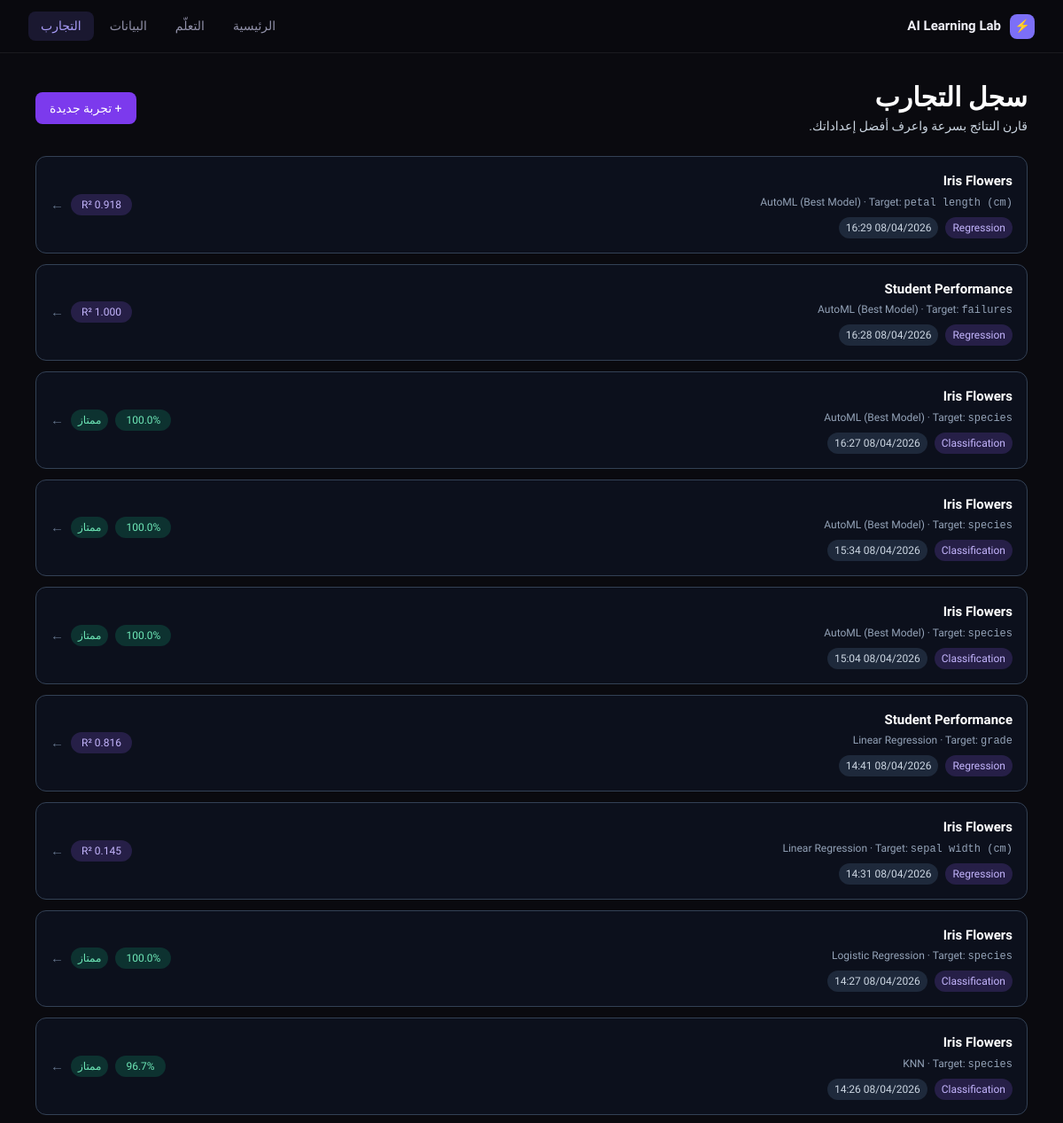
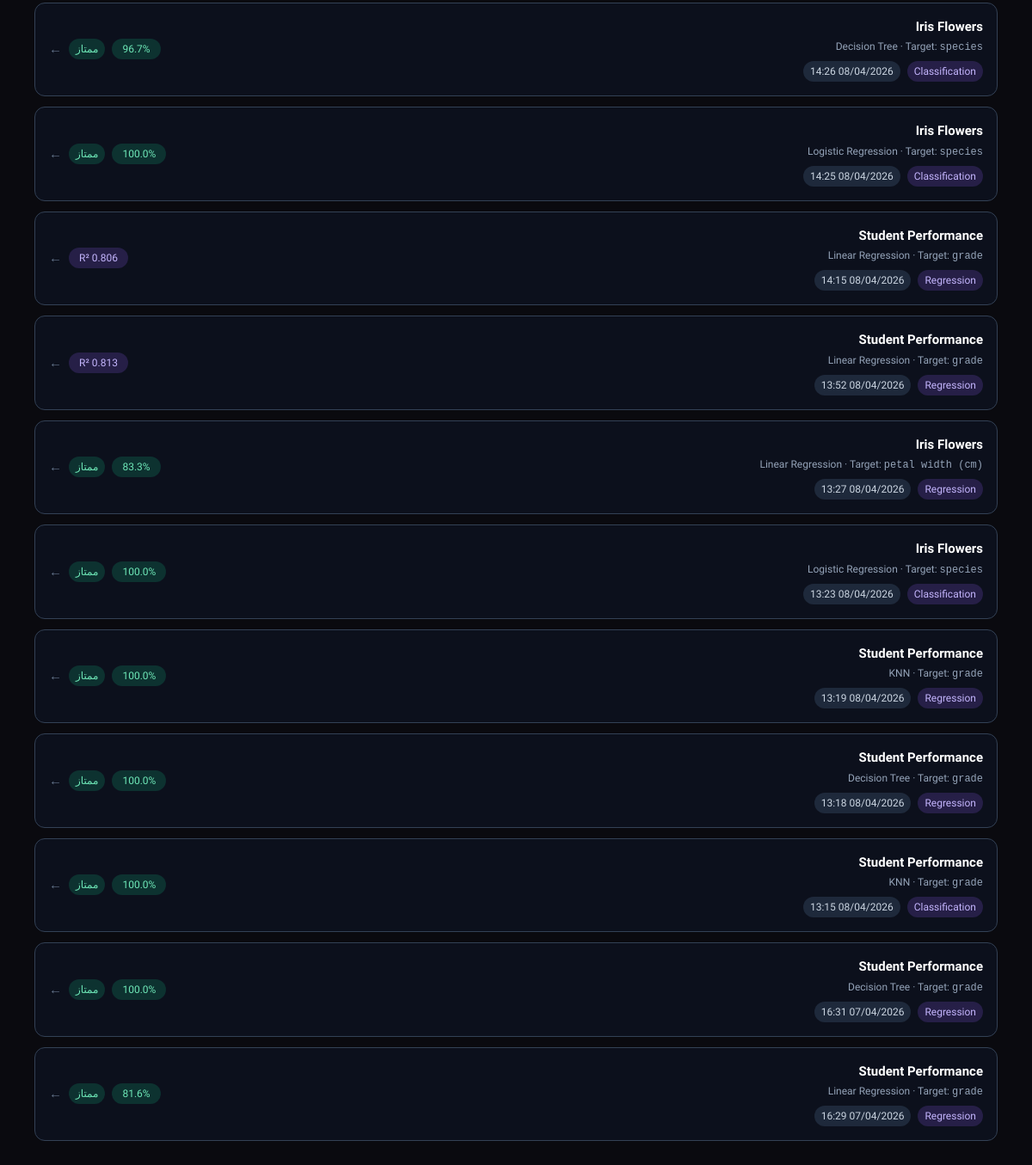
The app's page /experiments/ with its own data (2 pictures, top to bottom).
### experiments/models.py (models this page shows, shortened)
class Experiment(models.Model):
    ALGORITHM_CHOICES = [
        ('linear_regression', 'Linear Regression'),
        ('logistic_regression', 'Logistic Regression'),
        ('decision_tree', 'Decision Tree'),
        ('knn', 'KNN'),
        ('automl', 'AutoML (Best Model)'),
    ]
    PROBLEM_CHOICES = [
        ('regression', 'Regression'),
        ('classification', 'Classification'),
    ]
    dataset = models.ForeignKey(Dataset, on_delete=models.CASCADE)
    problem_type = models.CharField(max_length=20, choices=PROBLEM_CHOICES)
    algorithm = models.CharField(max_length=30, choices=ALGORITHM_CHOICES)
    target_column = models.CharField(max_length=100)
    test_size = models.FloatField(default=0.2)
    random_state = models.IntegerField(null=True, blank=True)
    accuracy = models.FloatField(null=True, blank=True)
    r2_score = models.FloatField(null=True, blank=True)
    result_json = models.JSONField(null=True, blank=True)
    created_at = models.DateTimeField(auto_now_add=True)

### datasets/models.py (models this page shows, shortened)
class Dataset(models.Model):
    name = models.CharField(max_length=255)
    file = models.FileField(upload_to='datasets/')
    uploaded_at = models.DateTimeField(auto_now_add=True)
    row_count = models.IntegerField(default=0)
    column_count = models.IntegerField(default=0)

### experiments/views.py (the view)
# urls.py: path('', views.experiment_list, name='list'),
def experiment_list(request):
    experiments = Experiment.objects.select_related('dataset').order_by('-created_at')
    return render(request, 'experiments/list.html', {'experiments': experiments})

### experiments/templates/experiments/list.html (shortened to what this page needs)
{% extends 'base.html' %}
{% block nav_experiments %}active{% endblock %}
{% block content %}
<div class="max-w-6xl mx-auto px-4 py-8">
  <div class="flex flex-wrap items-center justify-between gap-3 mb-6">
    <div>
      <h1 class="text-3xl font-bold text-white">سجل التجارب</h1>
      <p class="text-slate-300 text-sm mt-1">قارن النتائج بسرعة واعرف أفضل إعداداتك.</p>
    </div>
    <a href="{% url 'experiments:new' %}" class="px-4 py-2 rounded-lg bg-violet-600 hover:bg-violet-500 text-white text-sm font-medium transition">
      + تجربة جديدة
    </a>
  </div>
  {% if experiments %}
  <div class="space-y-3">
    {% for exp in experiments %}
    <a href="{% url 'experiments:detail' exp.id %}"
       class="group block border border-slate-700 rounded-xl p-4 bg-slate-900/50 hover:border-violet-500 hover:bg-slate-900/80 hover:-translate-y-1 transition-all duration-200">
      <div class="flex flex-wrap items-center justify-between gap-3">
        <div class="min-w-0">
          <div class="text-white font-semibold truncate max-w-[300px]">
            {{ exp.dataset.name }}
          </div>
          <div class="text-xs text-slate-400 mt-1">
            {{ exp.get_algorithm_display }} · Target:
            <span class="font-mono">{{ exp.target_column }}</span>
          </div>
          <div class="flex gap-2 mt-2 flex-wrap">
            <span class="px-2 py-1 rounded-full text-xs bg-violet-500/20 text-violet-300">
              {{ exp.problem_type|title }}
            </span>
            <span class="px-2 py-1 rounded-full text-xs bg-slate-800 text-slate-300">
              {{ exp.created_at|date:"d/m/Y H:i" }}
            </span>
          </div>
        </div>
        <div class="flex items-center gap-2">
          {% if exp.accuracy %}
            {% if exp.accuracy >= 80 %}
              <span class="px-3 py-1 rounded-full text-xs bg-emerald-500/20 text-emerald-300">
                {{ exp.accuracy|floatformat:1 }}%
              </span>
              <span class="px-2 py-1 rounded-full text-xs bg-emerald-500/20 text-emerald-300">ممتاز</span>
            {% elif exp.accuracy >= 60 %}
              <span class="px-3 py-1 rounded-full text-xs bg-amber-500/20 text-amber-300">
                {{ exp.accuracy|floatformat:1 }}%
              </span>
              <span class="px-2 py-1 rounded-full text-xs bg-amber-500/20 text-amber-300">متوسط</span>
            {% else %}
              <span class="px-3 py-1 rounded-full text-xs bg-red-500/20 text-red-300">
                {{ exp.accuracy|floatformat:1 }}%
              </span>
              <span class="px-2 py-1 rounded-full text-xs bg-red-500/20 text-red-300">تحسين</span>
            {% endif %}
          {% elif exp.r2_score %}
            <span class="px-3 py-1 rounded-full text-xs bg-violet-500/20 text-violet-300">
              R² {{ exp.r2_score|floatformat:3 }}
            </span>
          {% else %}
            <span class="px-3 py-1 rounded-full text-xs bg-slate-800 text-slate-400">
              N/A
            </span>
          {% endif %}
          <span class="text-slate-500 group-hover:translate-x-1 transition">
            ←
          </span>
        </div>
      </div>
    </a>
    {% endfor %}
  </div>
  {% endif %}
</div>
{% endblock %}

### templates/base.html (style rules this page uses)
:root { --bg: #0a0a0f; --bg2: #111118; --bg3: #1a1a24; --surface: #16161f; --surface2: #1e1e2a; --border: rgba(255,255,255,0.07); --border2: rgba(255,255,255,0.12); --accent: #7c6ff7; --accent2: #a89cf7; --accent-glow: rgba(124,111,247,0.15); --green: #4ade80; --green-dim: rgba(74,222,128,0.12); --amber: #fbbf24; --amber-dim: rgba(251,191,36,0.12); --red: #f87171; --red-dim: rgba(248,113,113,0.12); --text: #f0f0f8; --text2: #9090a8; --text3: #606070; --mono: 'JetBrains Mono', monospace; --sans: 'IBM Plex Sans Arabic', sans-serif; --radius: 12px; --radius-sm: 8px; --radius-lg: 16px; }
*, *::before, *::after { box-sizing: border-box; margin: 0; padding: 0; }
html { scroll-behavior: smooth; }
body { font-family: var(--sans); background: var(--bg); color: var(--text); min-height: 100vh; font-size: 15px; line-height: 1.6; -webkit-font-smoothing: antialiased; }

### records on screen
Experiment: dataset.name "Iris Flowers", algorithm "AutoML (Best Model)", target_column "petal length (cm)", problem_type "Regression", created_at "08/04/2026 16:29", r2_score "0.918"
Experiment: dataset.name "Student Performance", algorithm "AutoML (Best Model)", target_column "failures", problem_type "Regression", created_at "08/04/2026 16:28", r2_score "1.000"
Experiment: dataset.name "Iris Flowers", algorithm "AutoML (Best Model)", target_column "species", problem_type "Classification", created_at "08/04/2026 16:27", accuracy "100.0"
Experiment: dataset.name "Iris Flowers", algorithm "AutoML (Best Model)", target_column "species", problem_type "Classification", created_at "08/04/2026 15:34", accuracy "100.0"
Experiment: dataset.name "Iris Flowers", algorithm "AutoML (Best Model)", target_column "species", problem_type "Classification", created_at "08/04/2026 15:04", accuracy "100.0"
Experiment: dataset.name "Student Performance", algorithm "Linear Regression", target_column "grade", problem_type "Regression", created_at "08/04/2026 14:41", r2_score "0.816"
Experiment: dataset.name "Iris Flowers", algorithm "Linear Regression", target_column "sepal width (cm)", problem_type "Regression", created_at "08/04/2026 14:31", r2_score "0.145"
Experiment: dataset.name "Iris Flowers", algorithm "Logistic Regression", target_column "species", problem_type "Classification", created_at "08/04/2026 14:27", accuracy "100.0"
Experiment: dataset.name "Iris Flowers", algorithm "KNN", target_column "species", problem_type "Classification", created_at "08/04/2026 14:26", accuracy "96.7"
Experiment: dataset.name "Iris Flowers", algorithm "Decision Tree", target_column "species", problem_type "Classification", created_at "08/04/2026 14:26", accuracy "96.7"
Experiment: dataset.name "Iris Flowers", algorithm "Logistic Regression", target_column "species", problem_type "Classification", created_at "08/04/2026 14:25", accuracy "100.0"
Experiment: dataset.name "Student Performance", algorithm "Linear Regression", target_column "grade", problem_type "Regression", created_at "08/04/2026 14:15", r2_score "0.806"
Experiment: dataset.name "Student Performance", algorithm "Linear Regression", target_column "grade", problem_type "Regression", created_at "08/04/2026 13:52", r2_score "0.813"
Experiment: dataset.name "Iris Flowers", algorithm "Linear Regression", target_column "petal width (cm)", problem_type "Regression", created_at "08/04/2026 13:27", accuracy "83.3"
Experiment: dataset.name "Iris Flowers", algorithm "Logistic Regression", target_column "species", problem_type "Classification", created_at "08/04/2026 13:23", accuracy "100.0"
Experiment: dataset.name "Student Performance", algorithm "KNN", target_column "grade", problem_type "Regression", created_at "08/04/2026 13:19", accuracy "100.0"
Experiment: dataset.name "Student Performance", algorithm "Decision Tree", target_column "grade", problem_type "Regression", created_at "08/04/2026 13:18", accuracy "100.0"
Experiment: dataset.name "Student Performance", algorithm "KNN", target_column "grade", problem_type "Classification", created_at "08/04/2026 13:15", accuracy "100.0"
Experiment: dataset.name "Student Performance", algorithm "Decision Tree", target_column "grade", problem_type "Regression", created_at "07/04/2026 16:31", accuracy "100.0"
Experiment: dataset.name "Student Performance", algorithm "Linear Regression", target_column "grade", problem_type "Regression", created_at "07/04/2026 16:29", accuracy "81.6"
